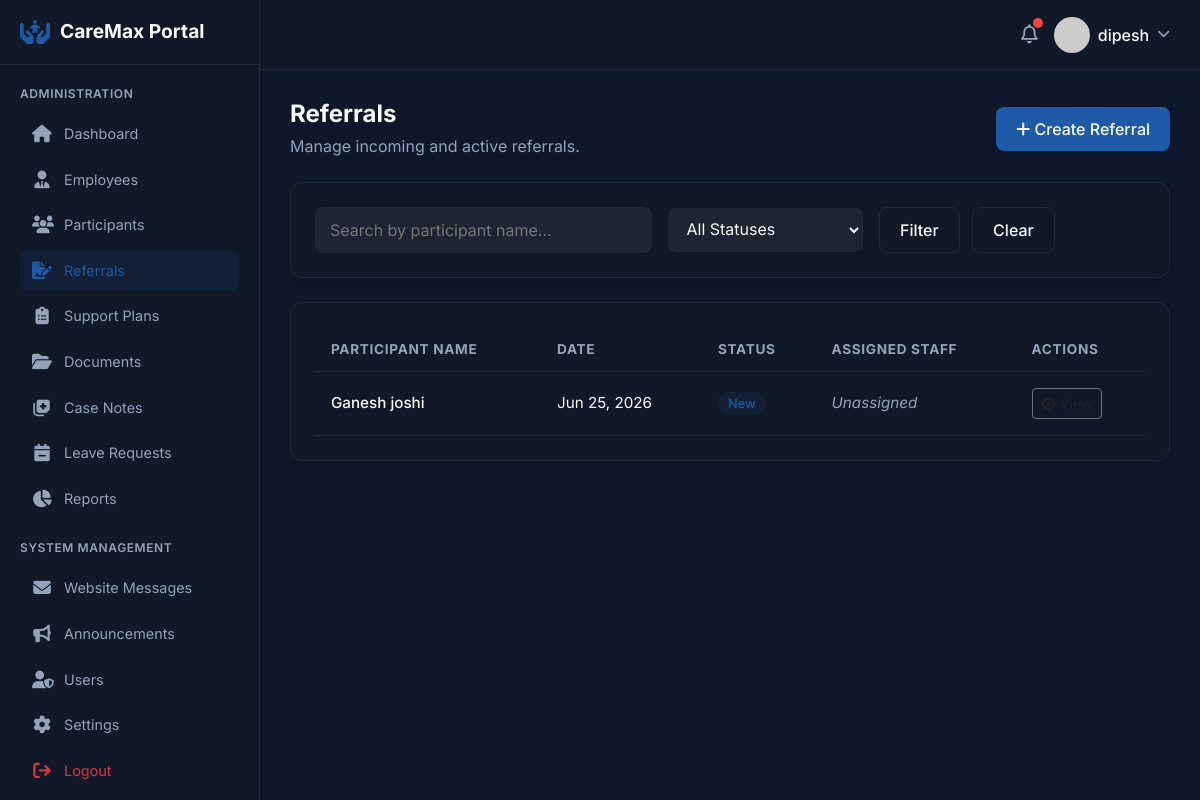
/portal/referrals/ (signed in), run on an earlier commit of the app's database.
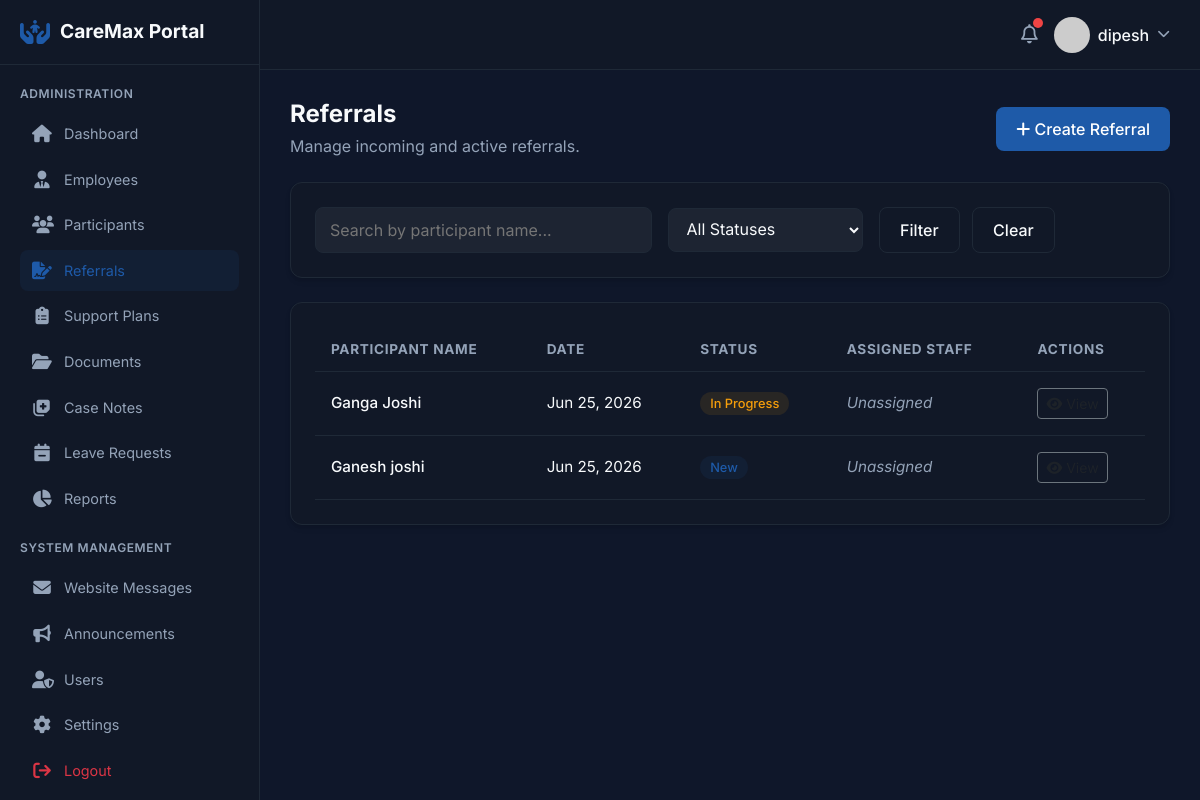
And on a later commit of the database.
### referrals/models.py (models this page shows, shortened)
class Referral(models.Model):
    GENDER_CHOICES = (
        ('Male', 'Male'),
        ('Female', 'Female'),
        ('Non-binary', 'Non-binary'),
        ('Prefer not to say', 'Prefer not to say'),
    )
    PLAN_MANAGEMENT_CHOICES = (
        ('NDIA Agency Managed', 'NDIA Agency Managed'),
        ('Self Managed', 'Self Managed'),
        ('Plan Managed', 'Plan Managed'),
        ('Not Yet Approved', 'Not Yet Approved'),
        ('Not Sure', 'Not Sure'),
    )
    RELATIONSHIP_CHOICES = (
        ('Self', 'Self'),
        ('Family Member', 'Family Member'),
        ('Support Coordinator', 'Support Coordinator'),
        ('Healthcare Provider', 'Healthcare Provider'),
        ('Other', 'Other'),
    )
    STATUS_CHOICES = (
        ('New', 'New'),
        ('Contacted', 'Contacted'),
        ('Assessment Scheduled', 'Assessment Scheduled'),
        ('In Progress', 'In Progress'),
        ('Approved', 'Approved'),
        ('Closed', 'Closed'),
    )
    first_name = models.CharField(max_length=100)
    last_name = models.CharField(max_length=100)
    date_of_birth = models.DateField(null=True, blank=True)
    gender = models.CharField(max_length=50, choices=GENDER_CHOICES, blank=True)
    phone = models.CharField(max_length=20)
    email = models.EmailField(blank=True)
    address = models.CharField(max_length=255, blank=True, verbose_name="Address / Suburb")
    ndis_number = models.CharField(max_length=50, blank=True, verbose_name="NDIS Number")
    plan_management = models.CharField(max_length=50, choices=PLAN_MANAGEMENT_CHOICES, blank=True, verbose_name="Plan Managed By")
    support_goals = models.TextField(blank=True)
    additional_notes = models.TextField(blank=True)
    referrer_name = models.CharField(max_length=150, blank=True)
    relationship = models.CharField(max_length=50, choices=RELATIONSHIP_CHOICES, blank=True)
    referrer_phone = models.CharField(max_length=20, blank=True)
    referrer_email = models.EmailField(blank=True)
    status = models.CharField(max_length=30, choices=STATUS_CHOICES, default='New')
    assigned_staff = models.ForeignKey(User, on_delete=models.SET_NULL, null=True, blank=True, related_name='assigned_referrals')
    created_at = models.DateTimeField(auto_now_add=True)
    updated_at = models.DateTimeField(auto_now=True)

### portal/views.py (the view)
# urls.py: path('referrals/', views.ReferralListView.as_view(), name='referral_list'),
class ReferralListView(LoginRequiredMixin, StaffRequiredMixin, ListView):
    template_name = 'portal/referrals/list.html'
    context_object_name = 'referrals'
    def get_queryset(self):
        user = self.request.user
        query = self.request.GET.get('q', '')
        status_filter = self.request.GET.get('status', '')
        is_admin = user.is_superuser or user.has_perm('auth.view_user')
        if is_admin:
            referrals = Referral.objects.all().order_by('-created_at')
        else:
            from guardian.shortcuts import get_objects_for_user
            referrals = get_objects_for_user(user, 'referrals.view_referral').order_by('-created_at')
        if query:
            referrals = referrals.filter(first_name__icontains=query) | referrals.filter(last_name__icontains=query)
        if status_filter:
            referrals = referrals.filter(status=status_filter)
        return referrals
    def get_context_data(self, **kwargs):
        context = super().get_context_data(**kwargs)
        context['query'] = self.request.GET.get('q', '')
        context['status_filter'] = self.request.GET.get('status', '')
        return context

### core/context_processors.py (called while the page is built)
def global_services(request):
    return {
        'global_services': Service.objects.filter(status=True).order_by('title')
    }

### portal/mixins.py (called while the page is built)
    def test_func(self):
        return self.request.user.is_authenticated and (
            self.request.user.has_perm('portal.view_participant') or
            self.request.user.is_superuser
        )

### templates/portal/referrals/list.html (shortened to what this page needs)
{% extends "portal/base_portal.html" %}
{% load auth_extras %}
{% block content %}
<div class="d-flex justify-content-between align-items-center mb-4">
    <div>
        <h1 style="font-size: 1.5rem; font-weight: 700; margin-bottom: 5px;">Referrals</h1>
        <p style="color: var(--text-muted); margin: 0;">Manage incoming and active referrals.</p>
    </div>
    <div class="d-flex gap-2">
        {% if perms.referrals.add_referral %}
        <a href="#" class="btn-portal-primary text-decoration-none"><i class="fa-solid fa-plus"></i> Create Referral</a>
        {% endif %}
    </div>
</div>
<div class="glass-card mb-4">
    <form method="GET" class="row g-3 align-items-center">
        <div class="col-md-5">
            <input type="text" class="portal-input" name="q" value="{{ query }}" placeholder="Search by participant name...">
        </div>
        <div class="col-md-3">
            <select class="portal-input" name="status">
                <option value="">All Statuses</option>
            </select>
        </div>
        <div class="col-md-4">
            <button type="submit" class="btn-portal-secondary me-2">Filter</button>
            <a href="{% url 'portal:referral_list' %}" class="btn-portal-secondary text-decoration-none">Clear</a>
        </div>
    </form>
</div>
<div class="glass-card">
    <div class="table-responsive">
        <table class="portal-table">
            <thead>
                <tr>
                    <th>Participant Name</th>
                    <th>Date</th>
                    <th>Status</th>
                    <th>Assigned Staff</th>
                    <th>Actions</th>
                </tr>
            </thead>
            <tbody>
                {% for referral in referrals %}
                <tr>
                    <td>
                        <div style="font-weight: 500;">{{ referral.first_name }} {{ referral.last_name }}</div>
                    </td>
                    <td>{{ referral.created_at|date:"M d, Y" }}</td>
                    <td>
                        {% if referral.status == 'New' %}
                            <span class="portal-badge primary">New</span>
                        {% elif referral.status == 'Approved' %}
                            <span class="portal-badge success">Approved</span>
                        {% elif referral.status == 'Closed' %}
                            <span class="portal-badge danger">Closed</span>
                        {% else %}
                            <span class="portal-badge warning">{{ referral.status }}</span>
                        {% endif %}
                    </td>
                    <td>
                        {% if referral.assigned_staff %}
                            {{ referral.assigned_staff.get_full_name }}
                        {% else %}
                            <span style="color: var(--text-muted); font-style: italic;">Unassigned</span>
                        {% endif %}
                    </td>
                    <td>
                        <a href="{% url 'portal:referral_detail' referral.pk %}" class="btn btn-sm btn-outline-light text-muted border-secondary"><i class="fa-solid fa-eye"></i> View</a>
                    </td>
                </tr>
                {% empty %}
                <tr>
                    <td colspan="5" class="text-center py-4" style="color: var(--text-muted);">
                        No referrals found.
                    </td>
                </tr>
                {% endfor %}
            </tbody>
        </table>
    </div>
</div>
{% endblock %}

What changed in the data, as far as the page shows it:
added Referral: first_name "Ganga", last_name "Joshi", created_at "Jun 25, 2026", status "In Progress", shows "Unassigned"
